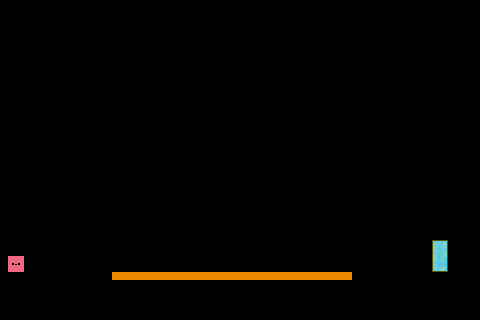

Tiled map render using the project's own tile images. Description and the map definition, with tile-layer contents summarised, below:
An orthogonal 60x40 tile map with 8x8 px tiles, 8 tile layers (Heaven TerrainBlock, Hell TerrainBlock, Both LavaBlock, Both CrumblingBlock, ...), 2 tilesets.

<map version="1.0" orientation="orthogonal" width="60" height="40" tilewidth="8" tileheight="8">
 <tileset firstgid="1" name="tileset_new" tilewidth="8" tileheight="8">
  <image source="../tileset_new.png" width="80" height="80" />
 </tileset>
 <tileset firstgid="101" name="tileset_new" tilewidth="8" tileheight="8">
  <image source="../tileset_new.png" width="80" height="80" />
 </tileset>
 <layer name="Heaven TerrainBlock" width="60" height="40">
  <data>[2400 cells, 0 non-empty, 0 distinct tile ids]</data>
 </layer>
 <layer name="Hell TerrainBlock" width="60" height="40">
  <data>[2400 cells, 0 non-empty, 0 distinct tile ids]</data>
 </layer>
 <layer name="Both LavaBlock" width="60" height="40">
  <data>[2400 cells, 0 non-empty, 0 distinct tile ids]</data>
 </layer>
 <layer name="Both CrumblingBlock" width="60" height="40">
  <data>[2400 cells, 30 non-empty, 1 distinct tile ids]</data>
 </layer>
 <layer name="Both Star" width="60" height="40">
  <data>[2400 cells, 0 non-empty, 0 distinct tile ids]</data>
 </layer>
 <layer name="Both TerrainBlock" width="60" height="40">
  <data>[2400 cells, 30 non-empty, 1 distinct tile ids]</data>
 </layer>
 <layer name="Both Portal" width="60" height="40">
  <data>[2400 cells, 8 non-empty, 8 distinct tile ids]</data>
 </layer>
 <layer name="Both Player" width="60" height="40">
  <data>[2400 cells, 4 non-empty, 4 distinct tile ids]</data>
 </layer>
</map>
